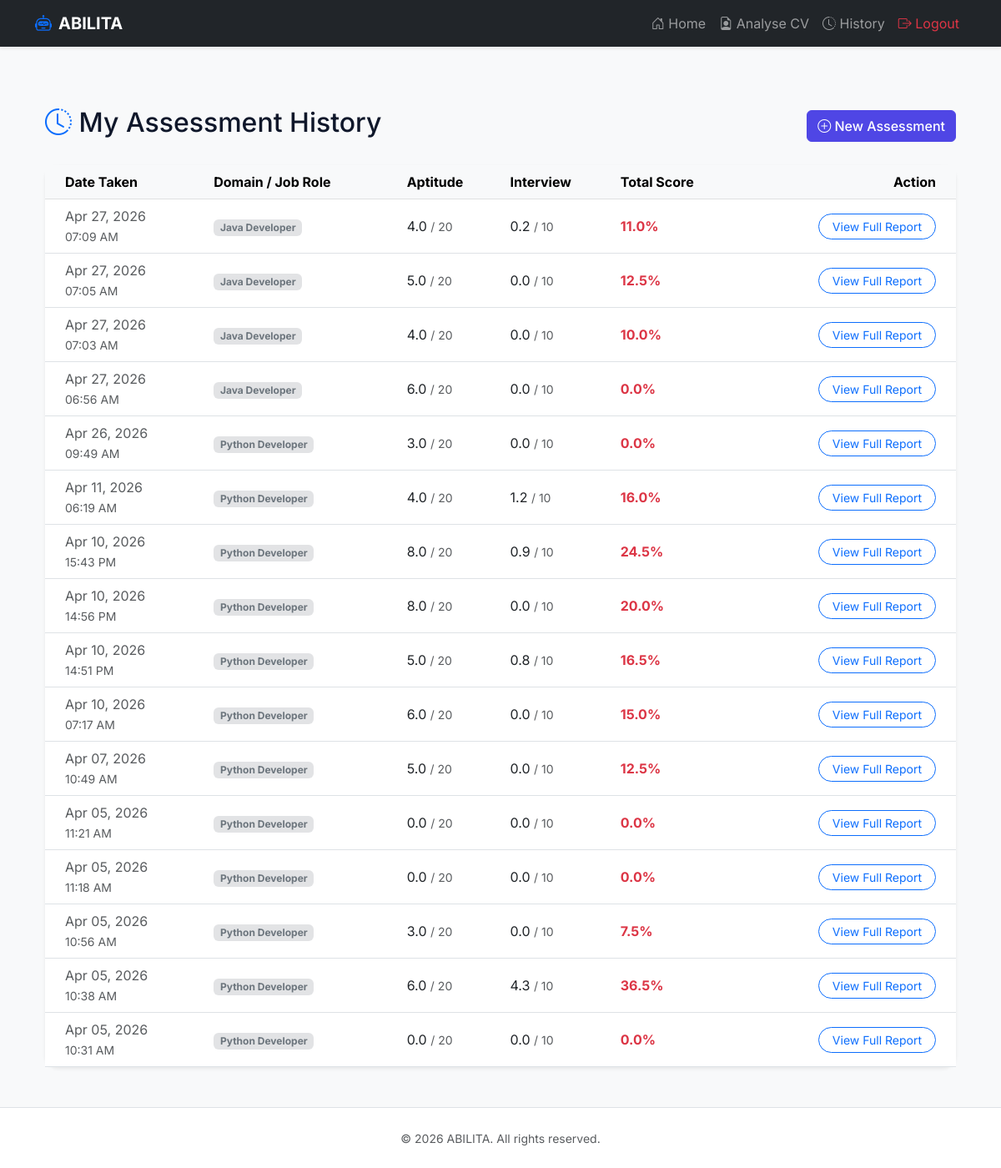
The page /users/history/ (signed in) on the database its author committed.
### users/models.py (models this page shows, shortened)
class TestResult(models.Model):
    user = models.ForeignKey(User, on_delete=models.CASCADE)
    domain = models.CharField(max_length=100)
    aptitude_score = models.FloatField(default=0)
    interview_score = models.FloatField(default=0)
    total_score = models.FloatField(default=0)
    result_json = models.TextField(blank=True, null=True)
    created_at = models.DateTimeField(auto_now_add=True)

### users/views.py (the view)
# urls.py: path('history/', views.user_history, name='user_history'),
@role_required('user')
def user_history(request):
    user_id = request.session.get('user_id')
    user = User.objects.get(id=user_id)
    history = TestResult.objects.filter(user=user).order_by('-created_at')
    return render(request, 'users/history.html', {'history': history})

### templates/users/history.html (shortened to what this page needs)
{% extends 'base.html' %}
{% block content %}
<div class="container mt-4 fade-in">
    <div class="d-flex justify-content-between align-items-center mb-4">
        <h2><i class="bi bi-clock-history text-primary"></i> My Assessment History</h2>
        <a href="{% url 'user_dashboard' %}" class="btn btn-primary"><i class="bi bi-plus-circle"></i> New Assessment</a>
    </div>
    <div class="card shadow-sm border-0 premium-card">
        <div class="card-body p-0">
            {% if history %}
            <div class="table-responsive">
                <table class="table table-hover align-middle mb-0">
                    <thead class="table-light">
                        <tr>
                            <th class="ps-4">Date Taken</th>
                            <th>Domain / Job Role</th>
                            <th>Aptitude</th>
                            <th>Interview</th>
                            <th>Total Score</th>
                            <th class="text-end pe-4">Action</th>
                        </tr>
                    </thead>
                    <tbody>
                        {% for r in history %}
                        <tr>
                            <td class="ps-4 text-muted">{{ r.created_at|date:"M d, Y" }} <br><small>{{ r.created_at|time:"H:i A" }}</small></td>
                            <td><span class="badge bg-secondary-subtle text-secondary">{{ r.domain }}</span></td>
                            <td>{{ r.aptitude_score }} <small class="text-muted">/ 20</small></td>
                            <td>{{ r.interview_score }} <small class="text-muted">/ 10</small></td>
                            <td>
                                <span class="fw-bold {% if r.total_score >= 80 %}text-success{% elif r.total_score >= 50 %}text-warning{% else %}text-danger{% endif %}">
                                    {{ r.total_score }}%
                                </span>
                            </td>
                            <td class="text-end pe-4">
                                <a href="{% url 'user_result' r.id %}" class="btn btn-sm btn-outline-primary rounded-pill px-3">View Full Report</a>
                            </td>
                        </tr>
                        {% endfor %}
                    </tbody>
                </table>
            </div>
            {% endif %}
        </div>
    </div>
</div>
{% endblock %}

### templates/base.html (shortened to what this page needs)
{% load static %}
<!DOCTYPE html>
<html lang="en">
<head>
    <link href="https://cdn.jsdelivr.net/npm/bootstrap@5.3.0/dist/css/bootstrap.min.css" rel="stylesheet">
    <link href="https://cdn.jsdelivr.net/npm/bootstrap-icons@1.10.5/font/bootstrap-icons.css" rel="stylesheet">
    <link rel="stylesheet" href="{% static 'css/style.css' %}">
</head>
<body class="d-flex flex-column min-vh-100 bg-light">
    <nav class="navbar navbar-expand-lg navbar-dark bg-dark sticky-top shadow-sm">
        <div class="container">
            <a class="navbar-brand fw-bold" href="/">
                <i class="bi bi-robot text-primary me-2"></i>ABILITA
            </a>
            <div class="collapse navbar-collapse" id="navbarNav">
                <ul class="navbar-nav ms-auto">
                    {% if request.session.role == 'admin' %}
                        <li class="nav-item"><a class="nav-link" href="{% url 'admin_dashboard' %}"><i class="bi bi-speedometer2"></i> Dashboard</a></li>
                        <li class="nav-item"><a class="nav-link text-danger" href="{% url 'admin_logout' %}"><i class="bi bi-box-arrow-right"></i> Logout</a></li>
                    {% elif request.session.role == 'expert' %}
                        <li class="nav-item"><a class="nav-link" href="{% url 'expert_dashboard' %}"><i class="bi bi-speedometer2"></i> Dashboard</a></li>
                        <li class="nav-item"><a class="nav-link text-danger" href="{% url 'expert_logout' %}"><i class="bi bi-box-arrow-right"></i> Logout</a></li>
                    {% elif request.session.role == 'user' %}
                        <li class="nav-item"><a class="nav-link" href="{% url 'user_dashboard' %}"><i class="bi bi-house-door"></i> Home</a></li>
                        <li class="nav-item"><a class="nav-link" href="{% url 'analyse_cv' %}"><i class="bi bi-file-earmark-person"></i> Analyse CV</a></li>
                        <li class="nav-item"><a class="nav-link" href="{% url 'user_history' %}"><i class="bi bi-clock-history"></i> History</a></li>
                        <li class="nav-item"><a class="nav-link text-danger" href="{% url 'user_logout' %}"><i class="bi bi-box-arrow-right"></i> Logout</a></li>
                    {% endif %}
                </ul>
            </div>
        </div>
    </nav>
    <main class="container my-5">
        {% block content %}{% endblock %}
    </main>
    <footer class="footer mt-auto py-4 bg-white border-top">
        <div class="container text-center">
            <span class="text-muted small">&copy; {% now "Y" %} ABILITA. All rights reserved.</span>
        </div>
    </footer>
</body>
</html>

### static/css/style.css (style rules this page uses)
:root { --primary-color: #4f46e5; --primary-hover: #4338ca; --secondary-bg: #f8fafc; --dark-text: #0f172a; --light-text: #64748b; --border-color: #e2e8f0; }
body { font-family: 'Inter', sans-serif; background-color: var(--secondary-bg); color: var(--dark-text); -webkit-font-smoothing: antialiased; }
.premium-card { border-radius: 1rem; border: 1px solid var(--border-color); background: white; transition: transform 0.2s ease, box-shadow 0.2s ease; }
.btn-primary { background-color: var(--primary-color); border-color: var(--primary-color); font-weight: 500; }
.fade-in { animation: fadeIn 0.4s ease-out forwards; }

### rows shown on the page
TestResult: created_at "Apr 27, 2026", created_at "07:09 AM", domain "Java Developer", aptitude_score "4.0", interview_score "0.2", total_score "11.0"
TestResult: created_at "Apr 27, 2026", created_at "07:05 AM", domain "Java Developer", aptitude_score "5.0", interview_score "0.0", total_score "12.5"
TestResult: created_at "Apr 27, 2026", created_at "07:03 AM", domain "Java Developer", aptitude_score "4.0", interview_score "0.0", total_score "10.0"
TestResult: created_at "Apr 27, 2026", created_at "06:56 AM", domain "Java Developer", aptitude_score "6.0", interview_score "0.0", total_score "0.0"
TestResult: created_at "Apr 26, 2026", created_at "09:49 AM", domain "Python Developer", aptitude_score "3.0", interview_score "0.0", total_score "0.0"
TestResult: created_at "Apr 11, 2026", created_at "06:19 AM", domain "Python Developer", aptitude_score "4.0", interview_score "1.2", total_score "16.0"
TestResult: created_at "Apr 10, 2026", created_at "15:43 PM", domain "Python Developer", aptitude_score "8.0", interview_score "0.9", total_score "24.5"
TestResult: created_at "Apr 10, 2026", created_at "14:56 PM", domain "Python Developer", aptitude_score "8.0", interview_score "0.0", total_score "20.0"
TestResult: created_at "Apr 10, 2026", created_at "14:51 PM", domain "Python Developer", aptitude_score "5.0", interview_score "0.8", total_score "16.5"
TestResult: created_at "Apr 10, 2026", created_at "07:17 AM", domain "Python Developer", aptitude_score "6.0", interview_score "0.0", total_score "15.0"
TestResult: created_at "Apr 07, 2026", created_at "10:49 AM", domain "Python Developer", aptitude_score "5.0", interview_score "0.0", total_score "12.5"
TestResult: created_at "Apr 05, 2026", created_at "11:21 AM", domain "Python Developer", aptitude_score "0.0", interview_score "0.0", total_score "0.0"
TestResult: created_at "Apr 05, 2026", created_at "11:18 AM", domain "Python Developer", aptitude_score "0.0", interview_score "0.0", total_score "0.0"
TestResult: created_at "Apr 05, 2026", created_at "10:56 AM", domain "Python Developer", aptitude_score "3.0", interview_score "0.0", total_score "7.5"
TestResult: created_at "Apr 05, 2026", created_at "10:38 AM", domain "Python Developer", aptitude_score "6.0", interview_score "4.3", total_score "36.5"
TestResult: created_at "Apr 05, 2026", created_at "10:31 AM", domain "Python Developer", aptitude_score "0.0", interview_score "0.0", total_score "0.0"
